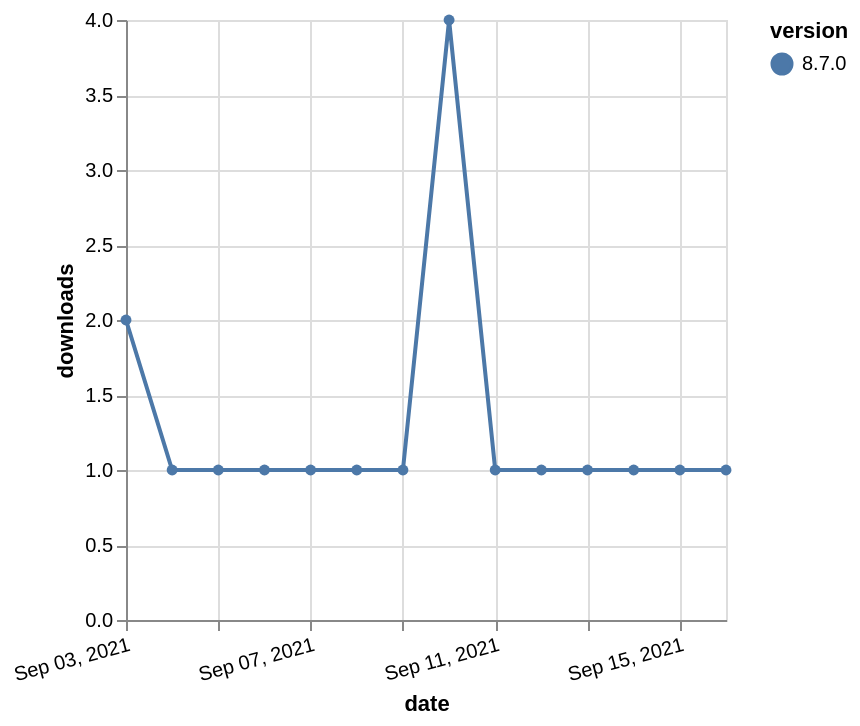

This figure's Vega-Lite source:
### Vega-Lite specification from a JSON file in a GitHub repository (floating-point values rounded to 4 significant figures)
{"$schema": "https://vega.github.io/schema/vega-lite/v5.json", "description": "A simple bar chart with embedded data.", "data": {"values": [{"date": "2021-09-03", "total": 485, "delta": 2, "version": "8.7.0"}, {"date": "2021-09-04", "total": 486, "delta": 1, "version": "8.7.0"}, {"date": "2021-09-05", "total": 487, "delta": 1, "version": "8.7.0"}, {"date": "2021-09-06", "total": 488, "delta": 1, "version": "8.7.0"}, {"date": "2021-09-07", "total": 489, "delta": 1, "version": "8.7.0"}, {"date": "2021-09-08", "total": 490, "delta": 1, "version": "8.7.0"}, {"date": "2021-09-09", "total": 491, "delta": 1, "version": "8.7.0"}, {"date": "2021-09-10", "total": 495, "delta": 4, "version": "8.7.0"}, {"date": "2021-09-11", "total": 496, "delta": 1, "version": "8.7.0"}, {"date": "2021-09-12", "total": 497, "delta": 1, "version": "8.7.0"}, {"date": "2021-09-13", "total": 498, "delta": 1, "version": "8.7.0"}, {"date": "2021-09-14", "total": 499, "delta": 1, "version": "8.7.0"}, {"date": "2021-09-15", "total": 500, "delta": 1, "version": "8.7.0"}, {"date": "2021-09-16", "total": 501, "delta": 1, "version": "8.7.0"}]}, "width": "container", "mark": {"type": "line", "point": {"filled": true}}, "encoding": {"x": {"field": "date", "type": "temporal", "timeUnit": "yearmonthdate", "title": "date", "axis": {"labelAngle": -15}}, "y": {"field": "delta", "type": "quantitative", "title": "downloads"}, "color": {"field": "version", "type": "nominal"}, "tooltip": {"field": "delta"}}}
